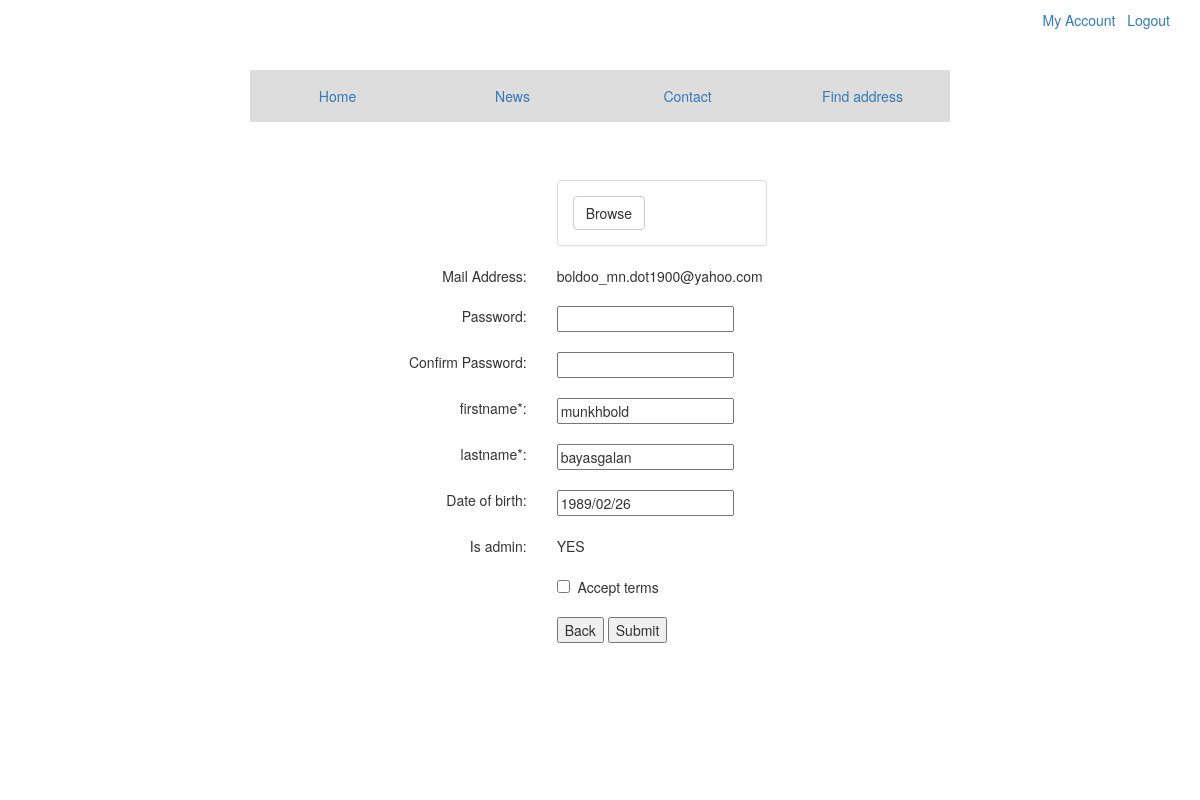
Page /account (signed in) on the committed database.
### tables this page shows
CREATE TABLE user (id INTEGER PRIMARY KEY AUTOINCREMENT, username VARCHAR, password VARCHAR, firstname, lastname, is_admin BOOLEAN, is_active BOOLEAN, birth_date DATE, image, date);

### app.py (the view)
@app.route('/account', methods=['GET', 'POST'])
def account():
    acc = Account();
    return acc.actionIndex()

### libs/db.py (called while the page is built)
    def connect(self):
        self.connection = sqlite3.connect(self.database)
        self.cursor = self.connection.cursor()
        self.connected = True
        self.statement = ''

    def close(self):
        self.connection.commit()
        self.connection.close()
        self.connected = False

    def incomplete(self, statement):
        self.statement += statement
        if self.statement.count(';') > 1:
            print ('An error has occurerd: ' +
                'You may only execute one statement at a time.')
            print('For the statement: %s' % self.statement)
            self.statement = ''
        if sqlite3.complete_statement(self.statement):
            return False
        else:
            return True

### pages/account.py (called while the page is built)
    def actionIndex(self):
        if request.method == 'POST':
            if self.mvalidate(request.form) is True:
                self.update(request.form)
                flash('Account information successfully updated.')
                return redirect(url_for('index'))
        return render_template('account.html', error=self.error, userinfo=self.getAccountInfo(), params=request.form)

    def getAccountInfo(self):
        queries = ["SELECT username, firstname, lastname, is_admin, birth_date, image "
                   "FROM user WHERE id={0};".format(session["user_id"])]
        result = self.dbconn.execute(queries);
        return result;

### templates/account.html (shortened to what this page needs)
{% extends "layout.html" %}
{% block css %}
    {{ super() }}
    <link href="assets/css/bootstrap-imageupload.min.css" rel="stylesheet">
    <link href="assets/css/bootstrap-datepicker.min.css" rel="stylesheet">
{% endblock %}
{% block content %}
    <div class="container">
    <form action="/account" method="post" name="accountForm" id="accountForm">
        <input type="hidden" name="mHidden" value="account" /><br>
        <div class="row">
            <div class="col-md-5"></div>
            <div class="col-md-7"><br>
                <div class="imageupload panel panel-default" style="width:210px; max-width: 210px;">
                    <div class="file-tab panel-body">
                        <label class="btn btn-default btn-file">
                            <span>Browse</span>
                        </label>
                    </div>
                </div>
            </div>
        </div>
        <div class="row">
            <div class="col-md-5 text-right">Mail Address:</div>
            <div class="col-md-7">{{ userinfo[0][0] if userinfo[0][0] is defined }}</div>
        </div><br>
        <div class="row">
            <div class="col-md-5 text-right">Password:</div>
            <div class="col-md-7"><input type="password" name="password" id="password" value="" /></div>
        </div><br>
        <div class="row">
            <div class="col-md-5 text-right">Confirm Password:</div>
            <div class="col-md-7"><input type="password" name="cpassword" id="cpassword" value="" /></div>
        </div><br>
        <div class="row">
            <div class="col-md-5 text-right">firstname*:</div>
            <div class="col-md-7"><input type="text" name="firstname" id="firstname" value="{{ userinfo[0][1] if userinfo[0][1] is defined }}"  /></div>
        </div><br>
        <div class="row">
            <div class="col-md-5 text-right">lastname*:</div>
            <div class="col-md-7"><input type="text" name="lastname" id="lastname" value="{{ userinfo[0][2] if userinfo[0][2] is defined }}"  /></div>
        </div><br>
        <div class="row">
            <div class="col-md-5 text-right">Date of birth:</div>
            <div class="col-md-7"><input type="text" name="birth_date" id="birth_date" value="{{ userinfo[0][4] if userinfo[0][4] is defined }}" /></div>
        </div><br>
        <div class="row">
            <div class="col-md-5 text-right">Is admin:</div>
            <div class="col-md-7">{{ "YES" if userinfo[0][3] is defined else "NO" }}</div>
        </div><br>
        <div class="row">
            <div class="col-md-5 text-right">&nbsp;</div>
            <div class="col-md-7"><input type="checkbox" name="is_accepted" id="is_accepted" value="1" {{ "checked" if params["is_accepted"] is defined }} />&nbsp;&nbsp;Accept terms</div>
        </div><br>
        <div class="row">
            <div class="col-md-5 text-right">&nbsp;</div>
            <div class="col-md-7">
                <input type="button" value="Back" onClick="javascript:history.back()" />
                <input type="submit" name="mSubmit" id="mSubmit" value="Submit" />
            </div>
        </div><br><br>
    </form>
    </div>
{% endblock %}

### templates/account.html (style rules this page uses)
.container { width: 700px; height: auto; position: absolute; top:140px; bottom: 0; left: 0; right: 0; margin: auto; }

### rows in the picture
user: username "boldoo_mn.dot1900@yahoo.com", firstname "munkhbold", lastname "bayasgalan", birth_date "1989/02/26", is_admin "YES"
